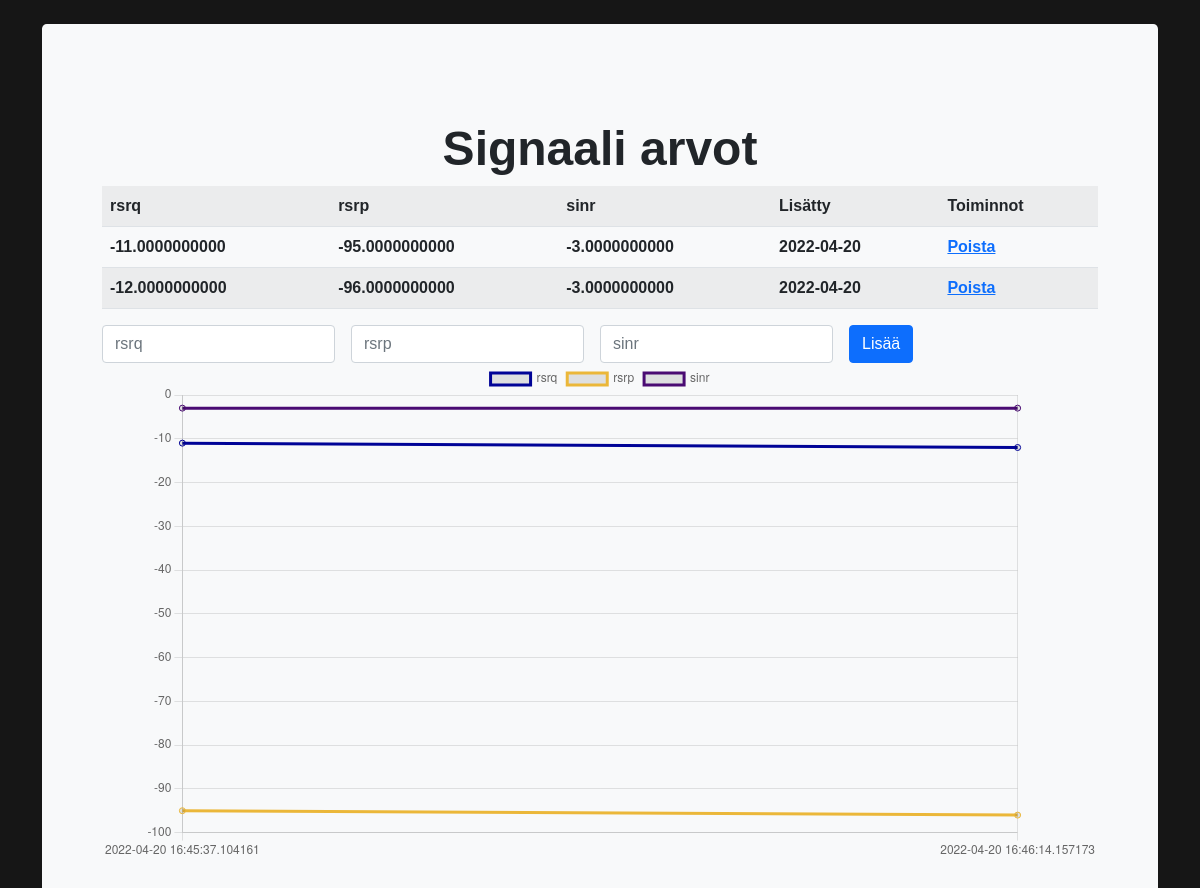
The page / on the database its author committed.
### signaalidata.py (models this page shows, shortened)
class Lista(db.Model):
    id = db.Column(db.Integer, primary_key=True)
    rsrq = db.Column(db.Numeric, nullable=False)
    rsrp = db.Column(db.Numeric, nullable=False)
    sinr = db.Column(db.Numeric, nullable=False)
    date = db.Column(db.DateTime, default=datetime.utcnow)

### signaalidata.py (the view)
@app.route('/', methods=['POST','GET'])
def index():
    if request.method=='POST':
        new_item = Lista(rsrq=request.form['rsrq'], rsrp=request.form['rsrp'], sinr=request.form['sinr'])
        try:
            db.session.add(new_item)
            db.session.commit()
            return redirect ('/')
        except:
            return 'Lisäys ei onnistunut'
    else:
        tuotteet = Lista.query.order_by(Lista.date).all()
        return render_template('index.html', tuotelista=tuotteet)

### templates/index.html (shortened to what this page needs)
{% extends 'base.html'%}
{% block body%}
<div class="content">
    <h1 class="display-5 fw-bold text-center">Signaali arvot</h1>
    <table class="table table-striped table-hover">
        <tr>
            <th>rsrq</th>
            <th>rsrp</th>
            <th>sinr</th>
            <th>Lisätty</th>
            <th>Toiminnot</th>
        </tr>
        {% for tuote in tuotelista %}
            <tr>
                <th>{{ tuote.rsrq }}</th>
                <th>{{ tuote.rsrp }}</th>
                <th>{{ tuote.sinr }}</th>
                <th>{{ tuote.date.date() }}</th>
                <th>
                    <a href="/poista/{{tuote.id}}">Poista</a>
                </th>
            </tr>
        {% endfor %}
    </table>
    <form action="/" method="POST">
        <div class="row g-3 align-items-center">
            <div class="col-auto">
        <input type="text"  class="form-control" name="rsrq" placeholder="rsrq">
    </div>
    <div class="col-auto">
        <input type="text"  class="form-control" name="rsrp" placeholder="rsrp">
    </div>
        <div class="col-auto">
        <input type="text"  class="form-control" name="sinr" placeholder="sinr">
    </div>
    <div class="col-auto">
        <input type="submit" class="btn btn-primary" value="Lisää">
    </div>
    </div>
    </form>
<div class="chart-c">
    <canvas id="myChart" width="400" height="200"></canvas>
    <script>
const ctx = document.getElementById('myChart').getContext('2d');
var xValues = [{%for tuote in tuotelista %}
"{{tuote.date}}",
{% endfor %}
];
var rsrq = [{%for tuote in tuotelista %}
{{tuote.rsrq}},
{% endfor %}
];
var rsrp = [{%for tuote in tuotelista %}
{{tuote.rsrp}},
{% endfor %}
];
var sinr = [{%for tuote in tuotelista %}
{{tuote.sinr}},
{% endfor %}
];
var randomColorGenerator = function () {
    return '#' + (Math.random().toString(16) + '0000000').slice(2, 8);
};
new Chart("myChart", {
  type: "line",
  data: {
    labels: xValues,
    datasets: [
    {
      label: "rsrq",
      borderColor: randomColorGenerator(),
      data: rsrq,
    },
    {
      label: "rsrp",
      borderColor: randomColorGenerator(),
      data: rsrp,
    },
    {
      label: "sinr",
      borderColor: randomColorGenerator(),
      data: sinr,
    }
        ]//data
  },
});
    </script>
    </div>
</div>
{% endblock %}

### templates/base.html (shortened to what this page needs)
<!DOCTYPE html>
<html lang="en">
    <head>
        <link href="https://cdn.jsdelivr.net/npm/bootstrap@5.1.3/dist/css/bootstrap.min.css" rel="stylesheet">
        <link rel="stylesheet" href="{{url_for('static', filename='css/main.css')}}">
    </head>
    <body>
        <main>
            <div class="container py-4">
              <div class="p-5 mb-4 bg-light text-dark rounded-3">
                <div class="container-fluid py-5 center">
                  {%block body%}{%endblock%}
                </div>
              </div>
            </div>
        </main>
    </body>
</html>

### static/css/main.css (style rules this page uses)
body { margin: 0; font-family: sans-serif; }
.chart-c { height:500px }
html, body { background-color: rgb(22, 22, 22); }

### rows shown on the page
Lista: rsrq "-11.0000000000", rsrp "-95.0000000000", sinr "-3.0000000000", date "2022-04-20"
Lista: rsrq "-12.0000000000", rsrp "-96.0000000000", sinr "-3.0000000000", date "2022-04-20"

### other values the page prints
chart data {{ tuote.rsrq }} -11.0000000000, -12.0000000000
chart data {{ tuote.rsrp }} -95.0000000000, -96.0000000000
chart data {{ tuote.sinr }} -3.0000000000, -3.0000000000
